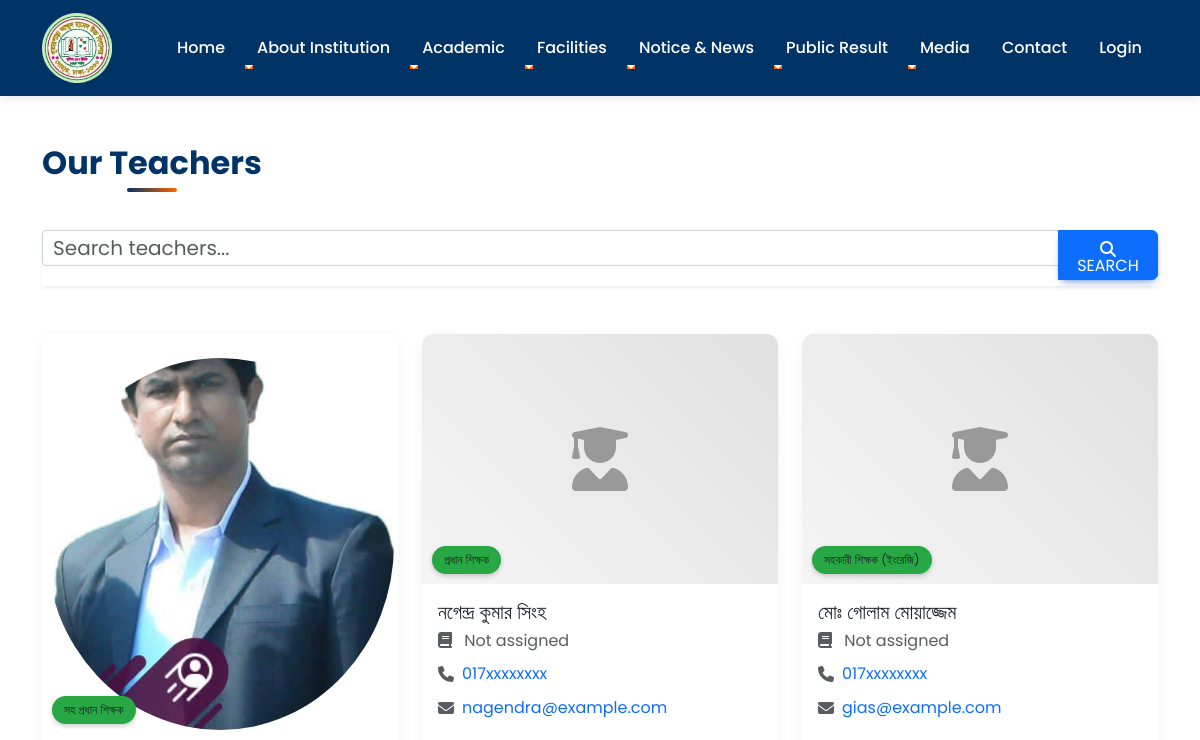
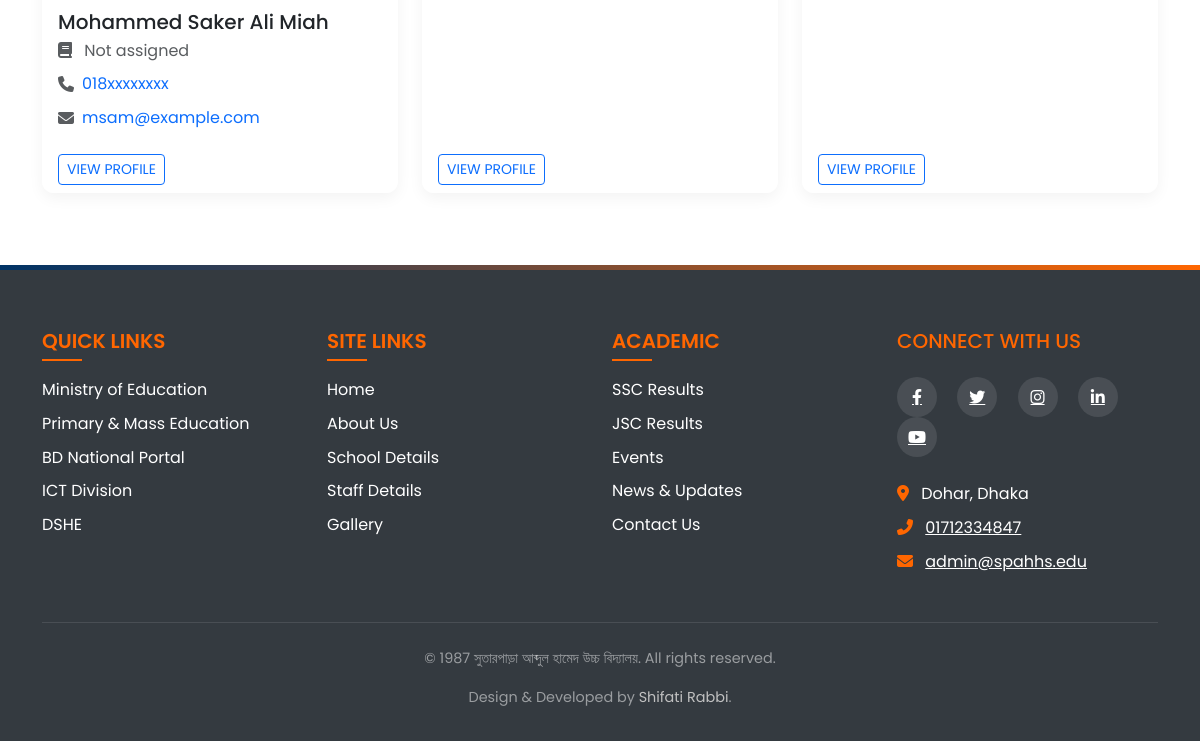
The app's page /teacher-info.php, older data (2 pictures, top to bottom).
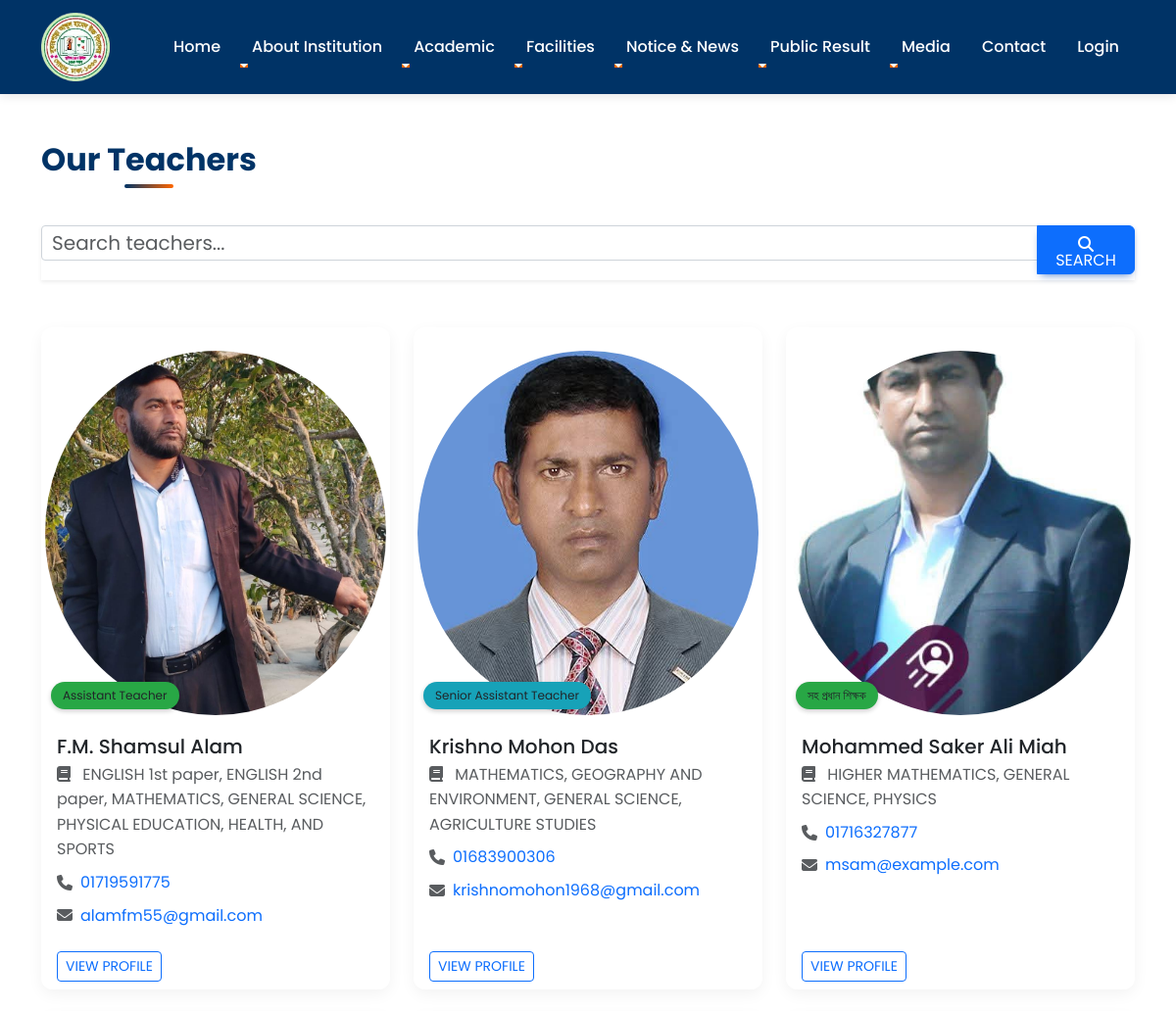
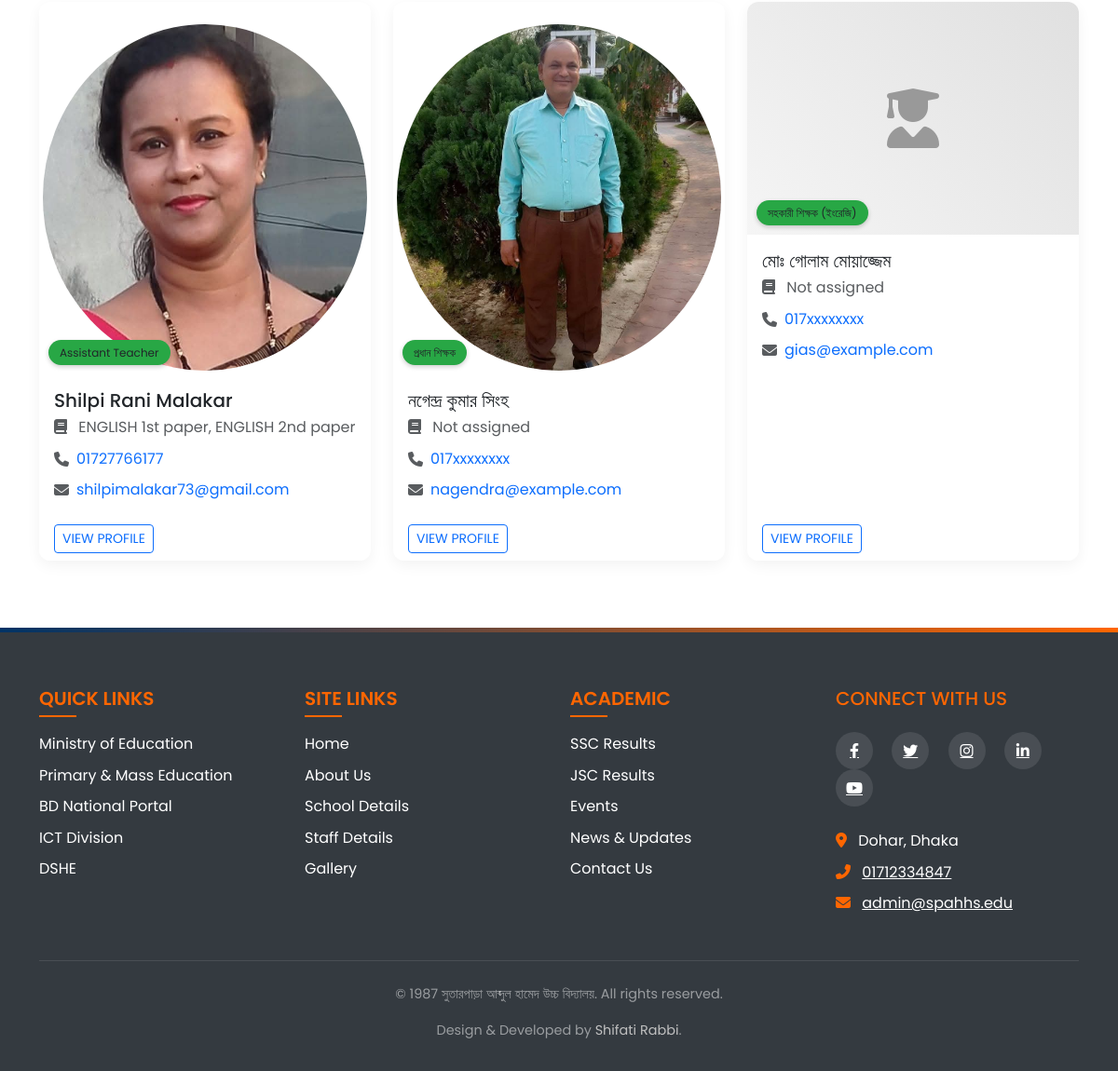
The same page, newer data (2 pictures, top to bottom).
### tables this page shows
CREATE TABLE `teachers` (
  `teacher_id` int(11) NOT NULL,
  `username` varchar(127) NOT NULL,
  `password` varchar(255) DEFAULT NULL,
  `fname` varchar(127) NOT NULL,
  `lname` varchar(127) DEFAULT NULL,
  `teacher_index` varchar(50) DEFAULT NULL COMMENT 'Unique teacher identification number',
  `designation` varchar(100) DEFAULT NULL COMMENT 'Position/Rank of the teacher',
  `salary_code` varchar(50) DEFAULT NULL COMMENT 'Salary scale or grade',
  `salary` decimal(10,2) DEFAULT NULL COMMENT 'Monthly salary amount',
  `highest_qualification` varchar(255) DEFAULT NULL COMMENT 'Highest educational degree',
  `qualification_details` text DEFAULT NULL,
  `subjects` varchar(255) DEFAULT NULL COMMENT 'Subjects taught (comma separated IDs)',
  `classes_assigned` varchar(255) DEFAULT NULL COMMENT 'Classes assigned (comma separated IDs)',
  `address` varchar(255) DEFAULT NULL,
  `employee_number` int(11) DEFAULT NULL,
  `date_of_birth` date DEFAULT NULL,
  `phone_number` varchar(31) DEFAULT NULL,
  `gender` varchar(10) DEFAULT NULL,
  `email_address` varchar(255) DEFAULT NULL,
  `date_of_joined` date DEFAULT NULL COMMENT 'Date joined this school',
  `years_of_experience` int(11) DEFAULT NULL COMMENT 'Total years of teaching experience',
  `marital_status` varchar(20) DEFAULT NULL,
  `bank_name` varchar(100) DEFAULT NULL,
  `bank_account` varchar(50) DEFAULT NULL,
  `emergency_contact` varchar(100) DEFAULT NULL,
  `emergency_phone` varchar(31) DEFAULT NULL,
  `notes` text DEFAULT NULL,
  `image_path` varchar(255) DEFAULT NULL
);

CREATE TABLE `setting` (
  `id` int(11) NOT NULL,
  `current_year` int(11) NOT NULL,
  `current_semester` varchar(11) NOT NULL,
  `school_name` varchar(100) NOT NULL,
  `slogan` varchar(300) NOT NULL,
  `about` text NOT NULL
);

### admin/data/teacher.php (called while the page is built, shortened)
<?php
function getAllTeachers($conn) {
    $sql = "SELECT * FROM teachers ORDER BY fname, lname";
    $stmt = $conn->prepare($sql);
    $stmt->execute();
    if ($stmt->rowCount() >= 1) {
        return $stmt->fetchAll();
    } else {
        return 0;
    }
}
?>

### data/setting.php (called while the page is built)
<?php
function getSetting($conn){
   $sql = "SELECT * FROM setting";
   $stmt = $conn->prepare($sql);
   $stmt->execute();
   if ($stmt->rowCount() == 1) {
     $settings = $stmt->fetch();
     return $settings;
   }else {
    return 0;
   }
}

### admin/data/subject.php (called while the page is built, shortened)
<?php
function getSubjectById($subject_id, $conn) {
    $sql = "SELECT * FROM subjects WHERE subject_id=?";
    $stmt = $conn->prepare($sql);
    $stmt->execute([$subject_id]);
    if ($stmt->rowCount() == 1) {
        $subject = $stmt->fetch();
        return $subject;
    } else {
        return 0;
    }
}
?>

### teacher-info.php (the view, shortened to what the rows shown need)
<?php
include "header.php";
include "admin/data/teacher.php";
include "admin/data/subject.php";
include "admin/data/class.php";
$teachers = getAllTeachers($conn);
?>
<section class="py-5">
    <div class="container">
        <h2 class="text-center section-title mb-5">Our Teachers</h2>
        <div class="row">
            <?php if ($teachers != 0) {
                foreach ($teachers as $teacher) {
                    $subjects = [];
                    if (!empty($teacher['subjects'])) {
                        $subjectIds = explode(',', $teacher['subjects']);
                        foreach ($subjectIds as $subjectId) {
                            $subject = getSubjectById($subjectId, $conn);
                            if ($subject) $subjects[] = $subject['subject_name'];
                        }
                    }
            ?>
            <div class="col-md-6 col-lg-4 mb-4">
                <div class="card teacher-card h-100">
                    <div class="card-img-top position-relative">
                        <?php if (!empty($teacher['image_path'])): ?>
                            <img src="admin/<?=$teacher['image_path']?>" class="teacher-img" alt="<?=$teacher['fname']?> <?=$teacher['lname']?>">
                        <?php else: ?>
                            <div class="teacher-img-placeholder">
                                <i class="fas fa-user-graduate"></i>
                            </div>
                        <?php endif; ?>
                        <span class="position-badge bg-<?=
                            strpos($teacher['designation'], 'Head') !== false ? 'primary' :
                            (strpos($teacher['designation'], 'Senior') !== false ? 'info' : 'success') ?>">
                            <?=$teacher['designation']?>
                        </span>
                    </div>
                    <div class="card-body">
                        <h5 class="card-title mb-1"><?=$teacher['fname']?> <?=$teacher['lname']?></h5>
                        <p class="text-muted mb-2">
                            <i class="fas fa-book me-2"></i>
                            <?=!empty($subjects) ? implode(', ', $subjects) : 'Not assigned'?>
                        </p>
                        <div class="d-flex align-items-center mb-2">
                            <i class="fas fa-phone me-2 text-muted"></i>
                            <a href="tel:<?=$teacher['phone_number']?>" class="text-decoration-none">
                                <?=$teacher['phone_number']?>
                            </a>
                        </div>
                        <div class="d-flex align-items-center">
                            <i class="fas fa-envelope me-2 text-muted"></i>
                            <a href="mailto:<?=$teacher['email_address']?>" class="text-decoration-none">
                                <?=$teacher['email_address']?>
                            </a>
                        </div>
                    </div>
                    <div class="card-footer bg-white border-top-0">
                        <a href="teacher-view.php?teacher_id=<?=$teacher['teacher_id']?>" class="btn btn-sm btn-outline-primary">
                            View Profile
                        </a>
                    </div>
                </div>
            </div>
            <?php }
            } ?>
        </div>
    </div>
</section>
<?php include 'footer.php'; ?>

### footer.php (shortened to what the rows shown need)
<footer class="footer">
    <div class="container">
        <div class="copyright text-center">
            <p>&copy; <?=$setting['current_year']?> <?=$setting['school_name']?>. All rights reserved.</p>
            <p>Design & Developed by <a href="tel: 01571501416" style="text-decoration: none; color: silver;">Shifati Rabbi</a>.</p>
        </div>
    </div>
</footer>
</body>
</html>

Row changes from the older to the newer data that the page shows:
added teachers: image_path (picture), designation "Assistant Teacher", fname "F.M. Shamsul", lname "Alam", subjects "ENGLISH 1st paper, ENGLISH 2nd paper, MATHEMATICS, GENERAL SCIENCE, PHYSICAL EDUCATION, HEALTH, AND SPORTS", phone_number "01719591775", email_address "alamfm55@gmail.com"
added teachers: image_path (picture), designation "Senior Assistant Teacher", fname "Krishno", lname "Mohon Das", subjects "MATHEMATICS, GEOGRAPHY AND ENVIRONMENT, GENERAL SCIENCE, AGRICULTURE STUDIES", phone_number "01683900306", email_address "krishnomohon1968@gmail.com"
changed teachers "Mohammed Saker": subjects (not shown) → "HIGHER MATHEMATICS, GENERAL SCIENCE, PHYSICS"; phone_number "018xxxxxxxx" → "01716327877"; no longer shows "Not assigned"
added teachers: image_path (picture), designation "Assistant Teacher", fname "Shilpi Rani", lname "Malakar", subjects "ENGLISH 1st paper, ENGLISH 2nd paper", phone_number "01727766177", email_address "shilpimalakar73@gmail.com"
changed teachers "নগেন্দ্র কুমার": image_path: picture added
